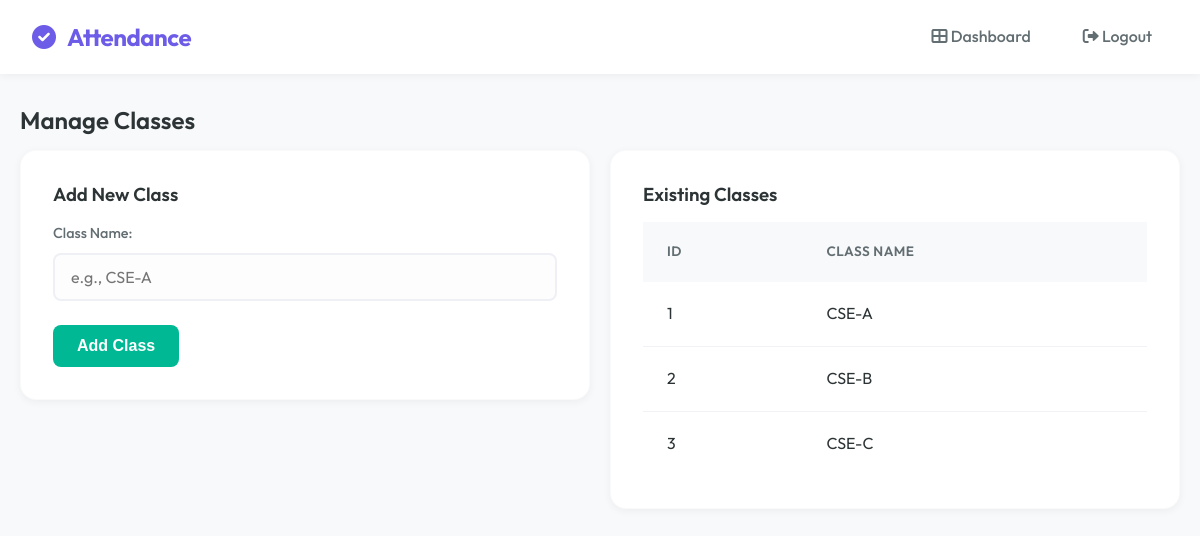
The app's page /classes, older data.
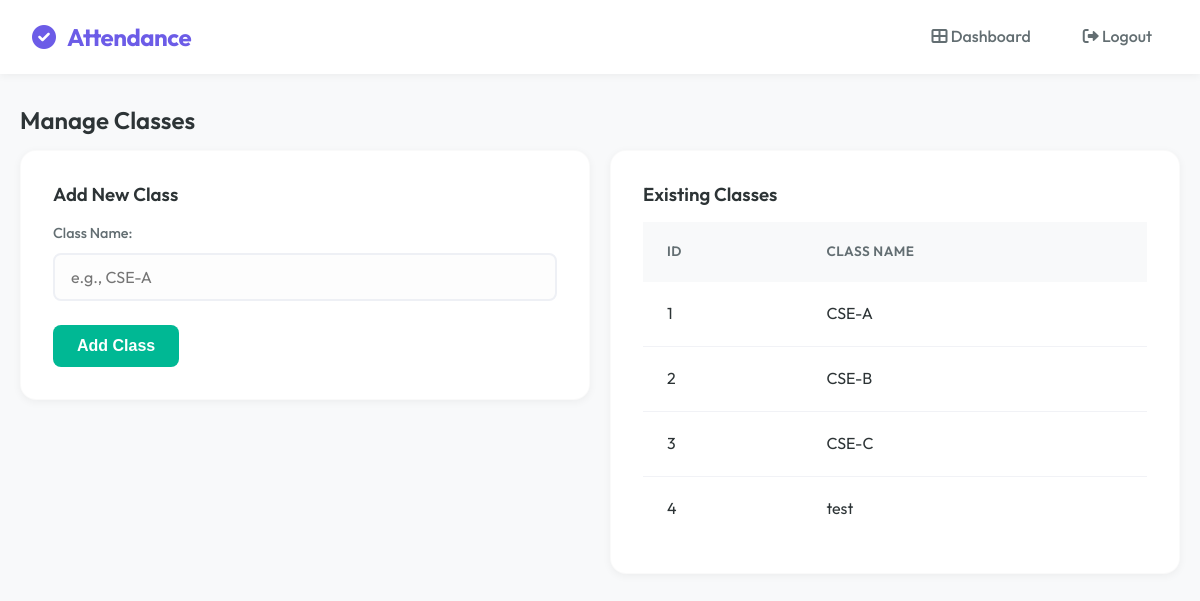
The same page, newer data.
### tables this page shows
CREATE TABLE classes (
        id INTEGER PRIMARY KEY AUTOINCREMENT,
        class_name TEXT
    );

### app.py (the view)
@app.route("/classes")
def classes():
    conn = sqlite3.connect('attendance.db')
    c = conn.cursor()
    c.execute("SELECT id, class_name FROM classes")
    classes = c.fetchall()
    conn.close()
    return render_template("classes.html", classes=classes)

### templates/classes.html (shortened to what this page needs)
{% extends "base.html" %}
{% block content %}
<h2>Manage Classes</h2>
<div class="row" style="display: grid; grid-template-columns: 1fr 1fr; gap: 20px;">
    <div class="col-md-6">
        <div class="card">
            <h3>Add New Class</h3>
            <form action="/add_class" method="POST">
                <div class="form-group">
                    <label for="class_name">Class Name:</label>
                    <input type="text" id="class_name" name="class_name" required placeholder="e.g., CSE-A">
                </div>
                <button type="submit" class="btn btn-success">Add Class</button>
            </form>
        </div>
    </div>
    <div class="col-md-6">
        <div class="card">
            <h3>Existing Classes</h3>
            {% if classes %}
            <table>
                <thead>
                    <tr>
                        <th>ID</th>
                        <th>Class Name</th>
                    </tr>
                </thead>
                <tbody>
                    {% for cls in classes %}
                    <tr>
                        <td>{{ cls[0] }}</td>
                        <td>{{ cls[1] }}</td>
                    </tr>
                    {% endfor %}
                </tbody>
            </table>
            {% else %}
            <p class="text-muted">No classes found.</p>
            {% endif %}
        </div>
    </div>
</div>
{% endblock %}

### templates/base.html (shortened to what this page needs)
<!DOCTYPE html>
<html lang="en">
<head>
    <link rel="stylesheet" href="{{ url_for('static', filename='style.css') }}">
    <link rel="stylesheet" href="https://cdnjs.cloudflare.com/ajax/libs/font-awesome/6.0.0/css/all.min.css">
</head>
<body>
    <nav class="navbar">
        <div class="navbar-brand">
            <i class="fas fa-check-circle" style="margin-right: 8px;"></i> Attendance
        </div>
        <div class="navbar-nav">
            <a href="/dashboard"><i class="fas fa-th-large"></i> Dashboard</a>
            <a href="/logout"><i class="fas fa-sign-out-alt"></i> Logout</a>
        </div>
    </nav>
    <div class="container mt-4">
        {% block content %}{% endblock %}
    </div>
</body>
</html>

### static/style.css (style rules this page uses)
:root { --primary: #6c5ce7; --primary-hover: #5b4cc4; --primary-light: #a29bfe; --secondary: #00cec9; --accent: #fd79a8; --bg-body: #f8f9fa; --bg-surface: #ffffff; --bg-glass: rgba(255, 255, 255, 0.8); --text-main: #2d3436; --text-muted: #636e72; --text-light: #ffffff; --success: #00b894; --error: #d63031; --warning: #fdcb6e; --radius-sm: 8px; --radius-md: 16px; --radius-lg: 24px; --shadow-sm: 0 2px 8px rgba(0, 0, 0, 0.05); --shadow-md: 0 8px 24px rgba(0, 0, 0, 0.08); --shadow-lg: 0 16px 48px rgba(0, 0, 0, 0.1); --transition: all 0.3s cubic-bezier(0.4, 0, 0.2, 1); }
* { margin: 0; padding: 0; box-sizing: border-box; }
body { font-family: 'Outfit', sans-serif; background-color: var(--bg-body); color: var(--text-main); line-height: 1.6; min-height: 100vh; display: flex; flex-direction: column; }
h1, h2, h3, h4, h5, h6 { font-weight: 600; line-height: 1.2; margin-bottom: 1rem; color: var(--text-main); }
a { text-decoration: none; color: var(--primary); transition: var(--transition); }
.container { width: 100%; max-width: 1200px; margin: 0 auto; padding: 0 20px; flex: 1; }
.navbar { background: var(--bg-surface); padding: 1rem 2rem; display: flex; justify-content: space-between; align-items: center; box-shadow: var(--shadow-sm); position: sticky; top: 0; z-index: 100; backdrop-filter: blur(10px); background: rgba(255, 255, 255, 0.95); }
.navbar-brand { font-size: 1.5rem; font-weight: 700; color: var(--primary); letter-spacing: -0.5px; }
.navbar-nav { display: flex; gap: 20px; }
.navbar-nav a { color: var(--text-muted); font-weight: 500; padding: 8px 16px; border-radius: var(--radius-sm); }
.card { background: var(--bg-surface); border-radius: var(--radius-md); padding: 2rem; box-shadow: var(--shadow-sm); transition: var(--transition); border: 1px solid rgba(0, 0, 0, 0.02); }
.form-group { margin-bottom: 1.5rem; }
label { display: block; margin-bottom: 0.5rem; font-weight: 500; color: var(--text-muted); font-size: 0.9rem; }
input, select, textarea { width: 100%; padding: 12px 16px; border: 2px solid #eef0f5; border-radius: var(--radius-sm); font-family: inherit; font-size: 1rem; transition: var(--transition); background: #fdfdfd; }
.btn { display: inline-flex; align-items: center; justify-content: center; padding: 12px 24px; border-radius: var(--radius-sm); font-weight: 600; cursor: pointer; border: none; transition: var(--transition); font-size: 1rem; gap: 8px; }
.btn-success { background: var(--success); color: white; }
table { width: 100%; border-collapse: collapse; }
th { background: #f8f9fa; padding: 1.2rem 1.5rem; text-align: left; font-weight: 600; color: var(--text-muted); font-size: 0.85rem; text-transform: uppercase; letter-spacing: 0.5px; }
td { padding: 1.2rem 1.5rem; border-bottom: 1px solid #f1f2f6; color: var(--text-main); }
tr:last-child td { border-bottom: none; }
.mt-4 { margin-top: 2rem; }

Row changes from the older to the newer data that the page shows:
added classes: id "4", class_name "test"
